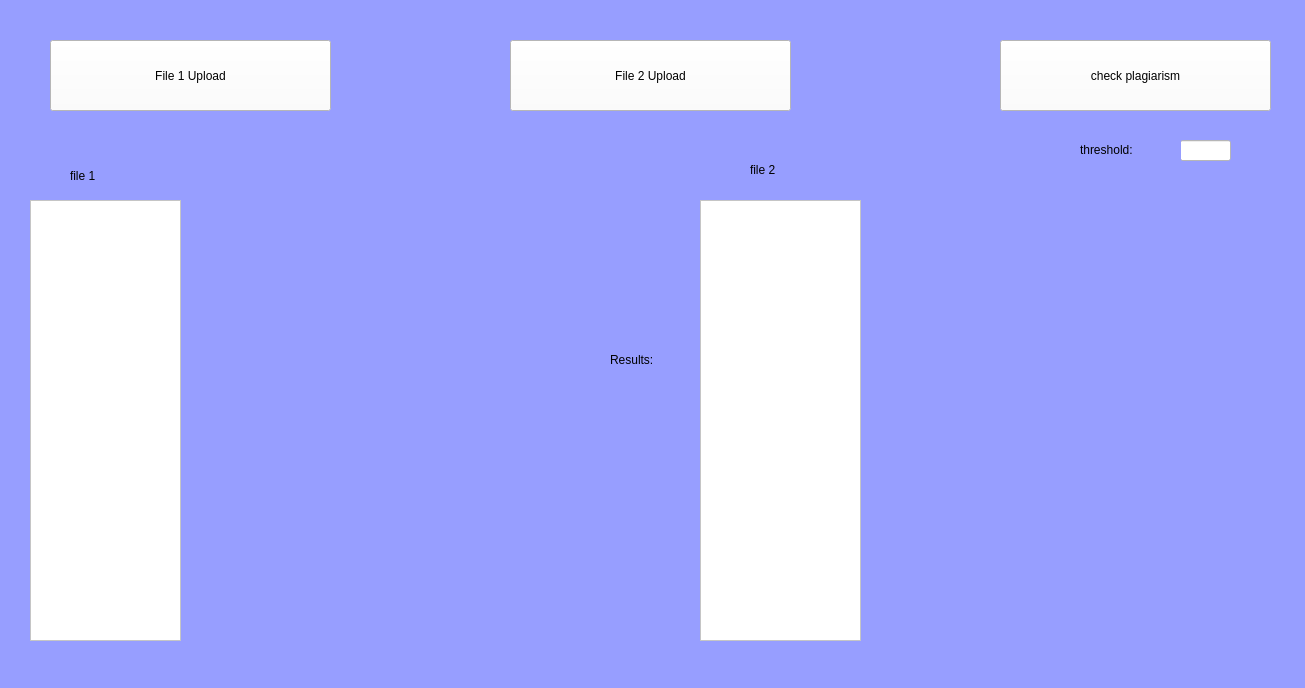
<?xml version="1.0" encoding="UTF-8"?>
<ui version="4.0">
 <class>MainWindow</class>
 <widget class="QMainWindow" name="MainWindow">
  <property name="geometry">
   <rect>
    <x>0</x>
    <y>0</y>
    <width>1305</width>
    <height>688</height>
   </rect>
  </property>
  <property name="windowTitle">
   <string>MainWindow</string>
  </property>
  <property name="styleSheet">
   <string notr="true">
background-color: rgb(151, 158, 255);</string>
  </property>
  <widget class="QWidget" name="centralwidget">
   <widget class="QPushButton" name="pushButton">
    <property name="geometry">
     <rect>
      <x>50</x>
      <y>40</y>
      <width>281</width>
      <height>71</height>
     </rect>
    </property>
    <property name="styleSheet">
     <string notr="true">background-color: rgb(255, 255, 255);
font: 14pt &quot;Segoe UI&quot;;
</string>
    </property>
    <property name="text">
     <string>File 1 Upload</string>
    </property>
   </widget>
   <widget class="QPushButton" name="pushButton_2">
    <property name="geometry">
     <rect>
      <x>510</x>
      <y>40</y>
      <width>281</width>
      <height>71</height>
     </rect>
    </property>
    <property name="styleSheet">
     <string notr="true">font: 14pt &quot;Segoe UI&quot;;
background-color: rgb(255, 255, 255);</string>
    </property>
    <property name="text">
     <string>File 2 Upload</string>
    </property>
   </widget>
   <widget class="QPushButton" name="pushButton_3">
    <property name="geometry">
     <rect>
      <x>1000</x>
      <y>40</y>
      <width>271</width>
      <height>71</height>
     </rect>
    </property>
    <property name="styleSheet">
     <string notr="true">font: 14pt &quot;Segoe UI&quot;;
background-color: rgb(255, 255, 255);</string>
    </property>
    <property name="text">
     <string>check plagiarism</string>
    </property>
   </widget>
   <widget class="QLabel" name="label">
    <property name="geometry">
     <rect>
      <x>50</x>
      <y>270</y>
      <width>41</width>
      <height>261</height>
     </rect>
    </property>
    <property name="text">
     <string/>
    </property>
   </widget>
   <widget class="QLabel" name="label_4">
    <property name="geometry">
     <rect>
      <x>610</x>
      <y>350</y>
      <width>63</width>
      <height>20</height>
     </rect>
    </property>
    <property name="text">
     <string>Results:</string>
    </property>
   </widget>
   <widget class="QLabel" name="label_5">
    <property name="geometry">
     <rect>
      <x>391</x>
      <y>290</y>
      <width>20</width>
      <height>31</height>
     </rect>
    </property>
    <property name="text">
     <string/>
    </property>
   </widget>
   <widget class="QTextEdit" name="textEdit">
    <property name="geometry">
     <rect>
      <x>30</x>
      <y>200</y>
      <width>151</width>
      <height>441</height>
     </rect>
    </property>
    <property name="styleSheet">
     <string notr="true">background-color: rgb(255, 255, 255);</string>
    </property>
   </widget>
   <widget class="QTextEdit" name="textEdit_2">
    <property name="geometry">
     <rect>
      <x>700</x>
      <y>200</y>
      <width>161</width>
      <height>441</height>
     </rect>
    </property>
    <property name="styleSheet">
     <string notr="true">background-color: rgb(255, 255, 255);
border-color: rgb(0, 0, 0);</string>
    </property>
   </widget>
   <widget class="QLineEdit" name="lineEdit">
    <property name="geometry">
     <rect>
      <x>1180</x>
      <y>140</y>
      <width>51</width>
      <height>21</height>
     </rect>
    </property>
    <property name="styleSheet">
     <string notr="true">background-color: rgb(255, 255, 255);</string>
    </property>
   </widget>
   <widget class="QLabel" name="label_6">
    <property name="geometry">
     <rect>
      <x>1080</x>
      <y>140</y>
      <width>101</width>
      <height>20</height>
     </rect>
    </property>
    <property name="styleSheet">
     <string notr="true">
font: 700 12pt &quot;Segoe UI&quot;;</string>
    </property>
    <property name="text">
     <string>threshold:</string>
    </property>
   </widget>
   <widget class="QLabel" name="label_7">
    <property name="geometry">
     <rect>
      <x>70</x>
      <y>160</y>
      <width>61</width>
      <height>31</height>
     </rect>
    </property>
    <property name="styleSheet">
     <string notr="true">font: 14pt &quot;Segoe UI&quot;;</string>
    </property>
    <property name="text">
     <string>file 1</string>
    </property>
   </widget>
   <widget class="QLabel" name="label_8">
    <property name="geometry">
     <rect>
      <x>750</x>
      <y>160</y>
      <width>63</width>
      <height>20</height>
     </rect>
    </property>
    <property name="styleSheet">
     <string notr="true">font: 14pt &quot;Segoe UI&quot;;</string>
    </property>
    <property name="text">
     <string>file 2</string>
    </property>
   </widget>
   <widget class="QLabel" name="label_2">
    <property name="geometry">
     <rect>
      <x>390</x>
      <y>170</y>
      <width>63</width>
      <height>20</height>
     </rect>
    </property>
    <property name="text">
     <string/>
    </property>
   </widget>
   <widget class="QLabel" name="label_3">
    <property name="geometry">
     <rect>
      <x>1040</x>
      <y>170</y>
      <width>63</width>
      <height>20</height>
     </rect>
    </property>
    <property name="text">
     <string/>
    </property>
   </widget>
   <widget class="QLabel" name="file_1_log">
    <property name="geometry">
     <rect>
      <x>212</x>
      <y>200</y>
      <width>371</width>
      <height>431</height>
     </rect>
    </property>
    <property name="text">
     <string/>
    </property>
   </widget>
   <widget class="QLabel" name="file_2_log">
    <property name="geometry">
     <rect>
      <x>870</x>
      <y>200</y>
      <width>401</width>
      <height>431</height>
     </rect>
    </property>
    <property name="text">
     <string/>
    </property>
   </widget>
  </widget>
  <widget class="QMenuBar" name="menubar">
   <property name="geometry">
    <rect>
     <x>0</x>
     <y>0</y>
     <width>1305</width>
     <height>26</height>
    </rect>
   </property>
  </widget>
  <widget class="QStatusBar" name="statusbar"/>
 </widget>
 <resources/>
 <connections/>
</ui>
